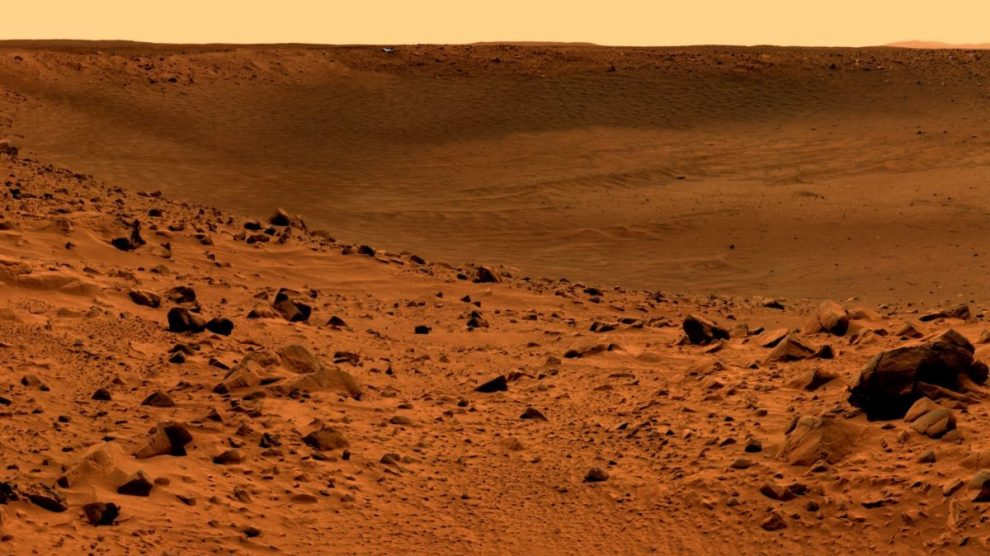
#> input picture mars.jpeg, 990 x 556 px, given in place of 0431.jpg, which was not available
$ jupyter execute 'part1 (5).ipynb'
#> lines starting #> are read from the running program, lines starting #| are printed output that depends on the picture; pictures that were not available may be replaced by others from this repository, and a replacement may not be noted
[cell 1]
import cv2
import numpy as np
import matplotlib.pyplot as plt

def combineForegroundBackground(fgImg, fgMask, bgImg, topLeft):
    # To take the dimensions of foreground and mask
    fgHeight, fgWidth, _ = fgImg.shape

    # To take the dimensions of the background
    bgHeight, bgWidth, _ = bgImg.shape

    # Calculate the bottom right corner of the foreground image in the background image
    fgBottomRight = (topLeft[0] + fgWidth, topLeft[1] + fgHeight)

    # For adjusting the foreground to the background
    for y in range(topLeft[1], fgBottomRight[1]):
        for x in range(topLeft[0], fgBottomRight[0]):

            # We are checking if the foreground object is in the bounds of the background
            if x >= 0 and y >= 0 and x < bgWidth and y < bgHeight:
                # Get the foreground and mask to the corresponding pixels
                fgPixel = fgImg[y - topLeft[1], x - topLeft[0]]
                fgMaskPixel = fgMask[y - topLeft[1], x - topLeft[0]]

                # Check if the pixel belongs to the foreground object
                if fgMaskPixel > 0:
                    # Update the pixel in the background image with the pixel from the foreground image
                    bgImg[y, x] = fgPixel

    return bgImg

# Load the photos
fgImg = cv2.imread('0431.jpg')
#> fgImg is the input picture: shape (556, 990, 3); mean B, G, R 31.3, 77, 141.4
fgMask = cv2.imread('mask0431.png', 0)
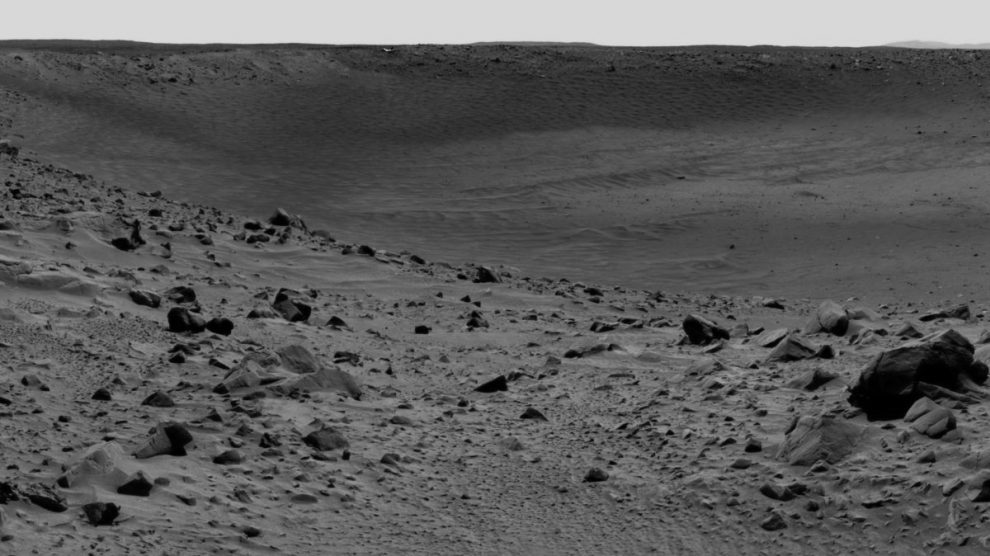
#> fgMask: shape (556, 990); min 0, max 225, mean 91
bgImg = cv2.imread('mars.jpeg')


# Convert foreground and background image to RGB
fgImg = cv2.cvtColor(fgImg, cv2.COLOR_BGR2RGB)
bgImg = cv2.cvtColor(bgImg, cv2.COLOR_BGR2RGB)

topLeft = (0, 0)

# Calling combineForegroundBackground function
result = combineForegroundBackground(fgImg, fgMask, bgImg, topLeft)

# Show the resulting image as a plot
plt.imshow(result)
plt.title("topLeft = (0,0)")
plt.show()


# Load foreground image, foreground mask, and background image
fgImg = cv2.imread('0431.jpg')
fgMask = cv2.imread('mask0431.png', 0)
bgImg = cv2.imread('mars.jpeg')


# Convert foreground and background image to RGB
fgImg = cv2.cvtColor(fgImg, cv2.COLOR_BGR2RGB)
bgImg = cv2.cvtColor(bgImg, cv2.COLOR_BGR2RGB)

# Call the combineForegroundBackground function with topLeft = (1000,1000)
topLeft = (1000,1000)
result1 = combineForegroundBackground(fgImg, fgMask, bgImg, topLeft)


# Load foreground image, foreground mask, and background image
fgImg = cv2.imread('0431.jpg')
fgMask = cv2.imread('mask0431.png', 0)
bgImg = cv2.imread('mars.jpeg')


# Convert foreground image and background image to RGB
fgImg = cv2.cvtColor(fgImg, cv2.COLOR_BGR2RGB)
bgImg = cv2.cvtColor(bgImg, cv2.COLOR_BGR2RGB)

# Call the combineForegroundBackground function with topLeft = (250,250)
topLeft = (250,250)
result2 = combineForegroundBackground(fgImg, fgMask, bgImg, topLeft)
#> call 3 of combineForegroundBackground, with topLeft = (250, 250)
#> after the loop in combineForegroundBackground (call 3), `for y in range(topLeft[1], fgBottomRight[1]):`:
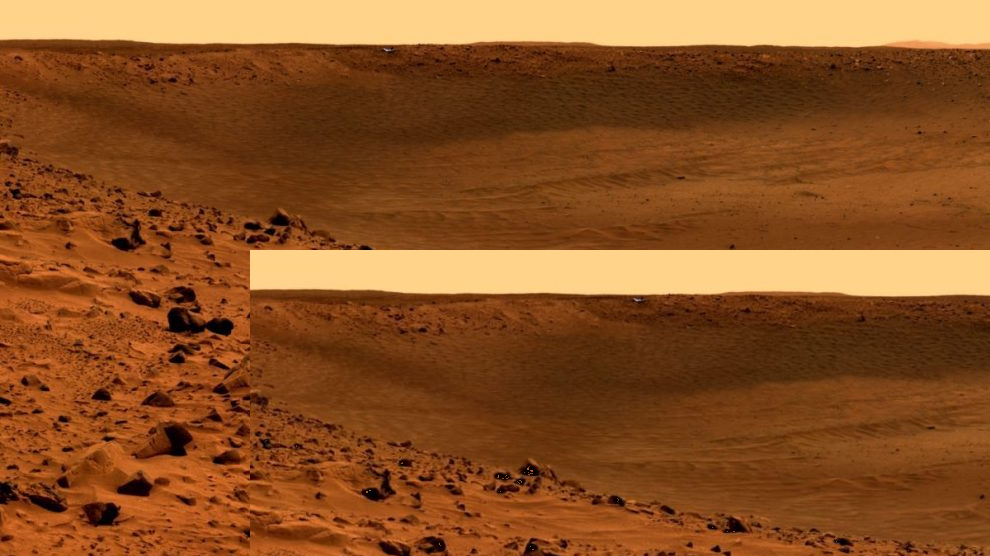
#> bgImg: shape (556, 990, 3); mean R, G, B 138.2, 81.2, 35.8


# Load foreground image, foreground mask, and background image
fgImg = cv2.imread('0431.jpg')
fgMask = cv2.imread('mask0431.png', 0)
bgImg = cv2.imread('mars.jpeg')


# Convert foreground image and background image to RGB
fgImg = cv2.cvtColor(fgImg, cv2.COLOR_BGR2RGB)
bgImg = cv2.cvtColor(bgImg, cv2.COLOR_BGR2RGB)

# Call the combineForegroundBackground function with topLeft = (250,350)
topLeft = (250,350)
result3 = combineForegroundBackground(fgImg, fgMask, bgImg, topLeft)
#> call 4 of combineForegroundBackground, with topLeft = (250, 350)
#> after the loop in combineForegroundBackground (call 4), `for y in range(topLeft[1], fgBottomRight[1]):`:
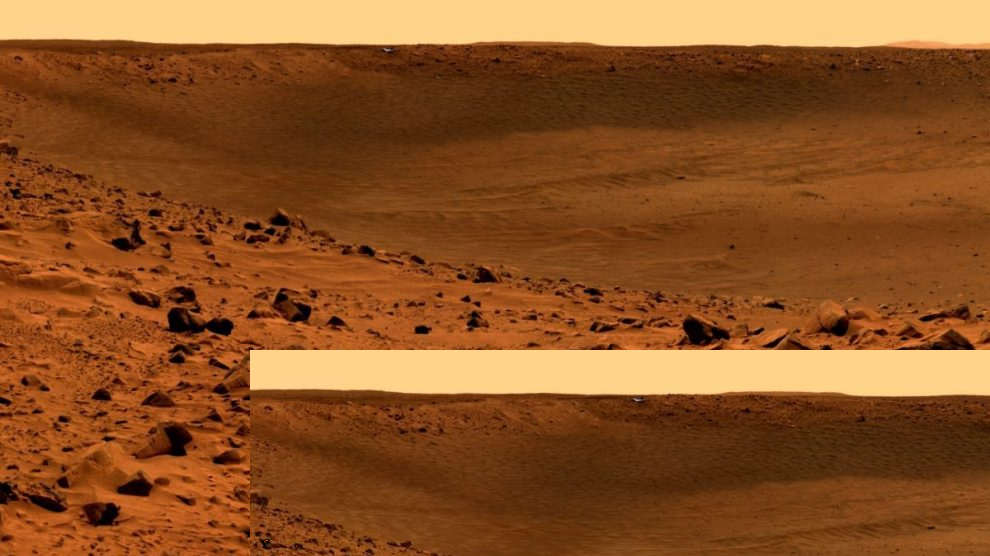
#> bgImg: shape (556, 990, 3); mean R, G, B 139.1, 81.8, 36.3


# Load foreground image, foreground mask, and background image
fgImg = cv2.imread('0431.jpg')
fgMask = cv2.imread('mask0431.png', 0)
bgImg = cv2.imread('mars.jpeg')


# Convert foreground image and background image to RGB
fgImg = cv2.cvtColor(fgImg, cv2.COLOR_BGR2RGB)
bgImg = cv2.cvtColor(bgImg, cv2.COLOR_BGR2RGB)

# Call the combineForegroundBackground function with topLeft = (700,400)
topLeft = (700,400)
result4 = combineForegroundBackground(fgImg, fgMask, bgImg, topLeft)
#> after the loop in combineForegroundBackground (call 5), `for y in range(topLeft[1], fgBottomRight[1]):`:
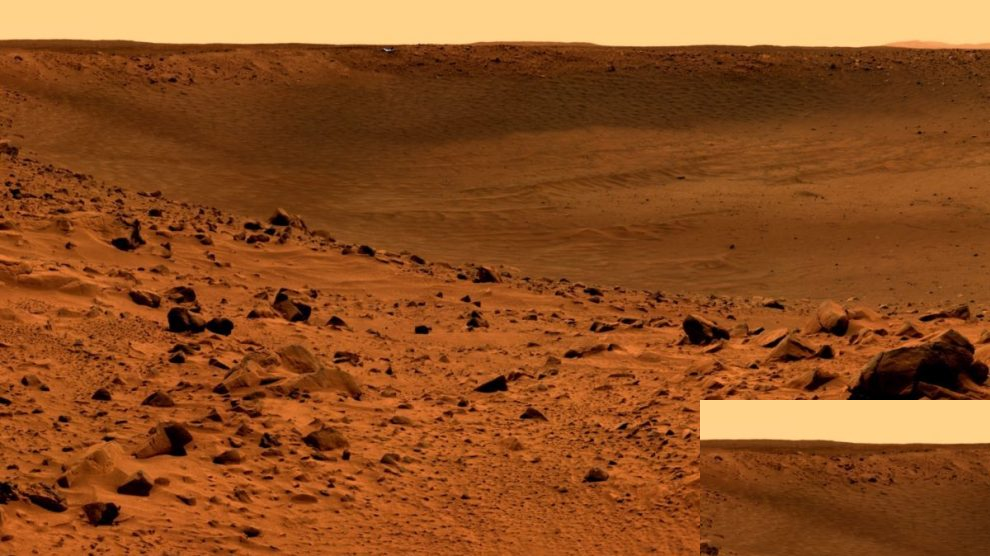
#> bgImg: shape (556, 990, 3); mean R, G, B 142.6, 79.8, 33.6

# Show the resulting images as plots
fig, axs = plt.subplots(1, 4, figsize=(15, 5))
axs[0].imshow(result1)
axs[0].set_title("topLeft = (1000,1000)")
axs[1].imshow(result2)
axs[1].set_title("topLeft = (250,250)")
axs[2].imshow(result3)
axs[2].set_title("topLeft = (250,350)")
axs[3].imshow(result4)
axs[3].set_title("topLeft = (700,400)")
plt.show()


# Load foreground image, foreground mask, and background image
fgImg = cv2.imread('0431.jpg')
fgMask = cv2.imread('mask0431.png', 0)
bgImg = cv2.imread('mars.jpeg')

# Convert foreground and background image to RGB
fgImg = cv2.cvtColor(fgImg, cv2.COLOR_BGR2RGB)
bgImg = cv2.cvtColor(bgImg, cv2.COLOR_BGR2RGB)

# Show the resulting images as plots
fig, axs = plt.subplots(1, 3, figsize=(15, 5))
axs[0].imshow(fgImg)
axs[0].set_title("Foreground Image")
axs[1].imshow(fgMask,cmap='gray')
axs[1].set_title("Foreground Mask")
axs[2].imshow(bgImg)
axs[2].set_title("Background Image")
plt.show()
